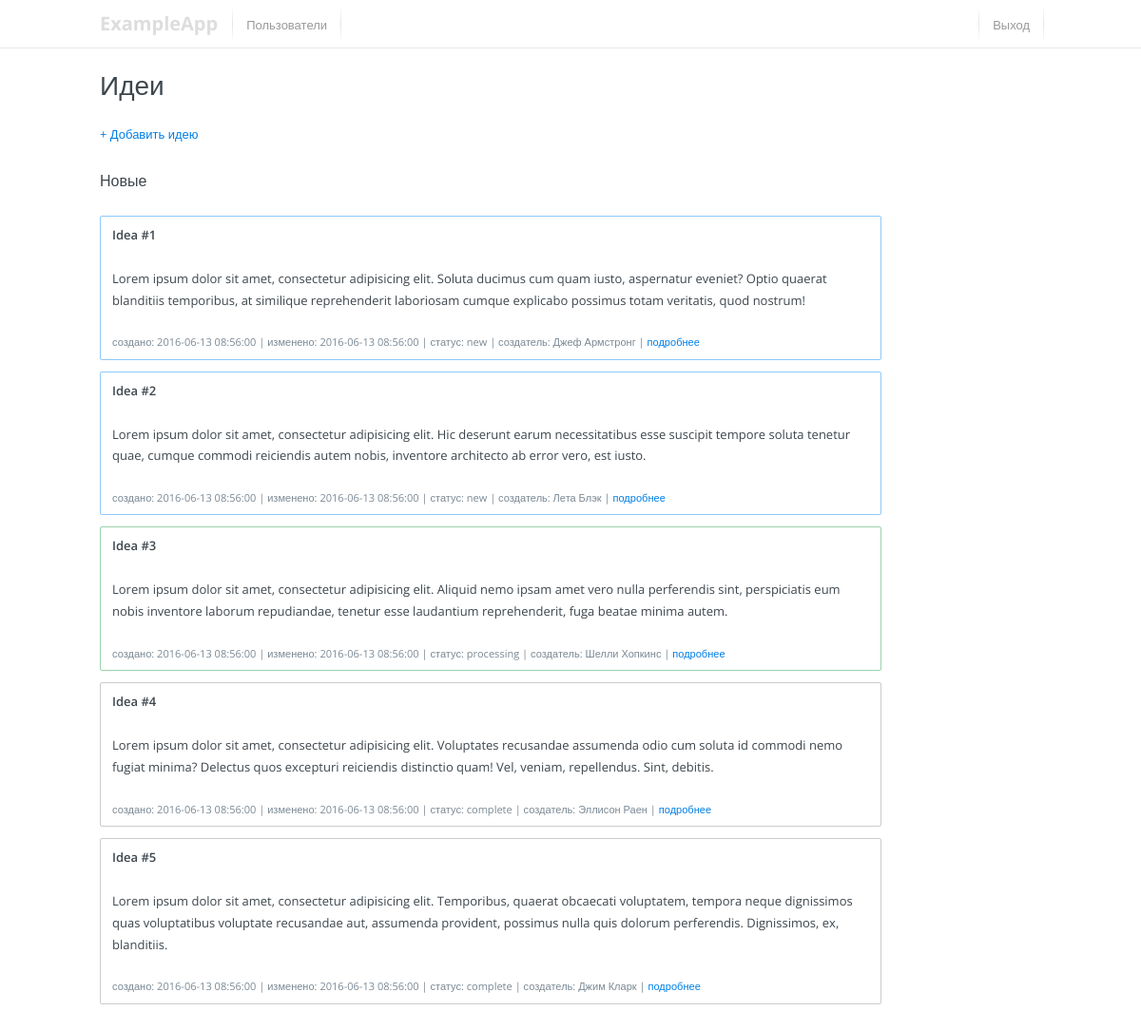
/ (signed in), run on the app's committed database.
### tables this page shows
CREATE TABLE `ideas` (
  `id` int(12) NOT NULL AUTO_INCREMENT,
  `title` varchar(256) NOT NULL,
  `content` text NOT NULL,
  `creator` int(10) NOT NULL,
  `lasteditor` int(10) NOT NULL,
  `status` enum('new', 'processing', 'complete', 'archive', 'deleted'),
  `created` datetime NOT NULL,
  `updated` datetime NOT NULL,
  PRIMARY KEY (`id`)
);

CREATE TABLE `users` (
  `id` int(10) NOT NULL AUTO_INCREMENT,
  `login` varchar(32) NOT NULL,
  `firstname` varchar(32) NOT NULL,
  `lastname` varchar(32) NOT NULL,
  `birthday` date NOT NULL,
  `email` varchar(140) NOT NULL,
  `phonenumber` varchar(32) NOT NULL,
  `status` enum('inactive','active') DEFAULT 'active',
  `type` enum('superuser', 'administrator','editor','user') NOT NULL,
  `hash` varchar(64) NOT NULL,
  `deleted` int(1) NOT NULL DEFAULT 0,
  PRIMARY KEY (`id`)
);

### sys/functions.php (called while the page is built, shortened)
<?php
function markdown($markdown) {
  static $parser = null;
  if (!$parser) {
    $parser = new ParsedownExtra();
  }
  return $parser->text($markdown);
}

### views/ideas-list.php (the view, shortened to what this page needs)
<?php
$sql = "SELECT
  ideas.id,
  ideas.title,
  ideas.content,
  ideas.creator,
  ideas.lasteditor,
  ideas.status,
  ideas.created,
  ideas.updated,
  users.firstname,
  users.lastname
  FROM ideas
  INNER JOIN users
  ON ideas.creator = users.id
  WHERE ideas.status != 'deleted' AND ideas.status != 'archive'
  ORDER BY ideas.status, ideas.updated DESC";
$result = $connect->query($sql);
$ideas = $result->fetch_all(MYSQLI_ASSOC);
include 'views/header.php'
?>
<header>
  <div class="o-wrap">
    <div class="o-grid">
      <div class="o-grid__col o-grid__col-1of-2">
        <a href="./" class="logo">ExampleApp</a>
        <nav>
          <?php if ($permissions['users:show']): ?>
            <a href="?page=users-list">Пользователи</a>
          <?php endif?>
        </nav>
      </div>
      <div class="o-grid__col o-grid__col-1of-2 u-l-fr">
        <nav>
          <a href="?page=logout">Выход</a>
        </nav>
      </div>
    </div>
  </div>
</header>
<div class="o-wrap">
  <h1>Идеи</h1>
  <div class="u-l-p">
    <a href="?page=idea-edit">+ Добавить идею</a>
  </div>
  <div class="o-grid">
    <div class="o-grid__col o-grid__col--10-of-12">
      <div class="ideas">
        <h3>Новые</h3>
        <?php if ($ideas): ?>
          <?php foreach ($ideas as $idea): ?>
            <div class="idea idea-<?php echo $idea['status'] ?>">
              <h4><?php echo $idea['title'] ?></h4>
              <p><?php echo markdown($idea['content']) ?></p>
              <div class="u-font-small u-font-meta">
                <span>создано: <?php echo $idea['created'] ?></span> |
                <span>изменено: <?php echo $idea['updated'] ?></span> |
                <span>статус: <?php echo $idea['status'] ?></span> |
                <span>создатель: <?php echo $idea['firstname'] ?> <?php echo $idea['lastname'] ?></span> |
                <a href="?page=idea-show&id=<?php echo $idea['id'] ?>">подробнее</a>
              </div>
            </div>
          <?php endforeach; ?>
        <?php else: ?>
          <h4>Нет записей :(</h4>
        <?php endif; ?>
      </div>
    </div>
  </div>
</div>
<?php include 'views/footer.php'; ?>

### sys/parsedown.php (shortened to what this page needs)
<?php
class Parsedown
{
    function text($text)
    {
        $text = str_replace(array("\r\n", "\r"), "\n", $text);
        $text = trim($text, "\n");
        $lines = explode("\n", $text);
        $markup = $this->lines($lines);
        $markup = trim($markup, "\n");
        return $markup;
    }
    protected $breaksEnabled;
    protected $unmarkedBlockTypes = array(
        'Code',
    );
    private function lines(array $lines)
    {
        $CurrentBlock = null;
        foreach ($lines as $line)
        {
            $indent = 0;
            $text = $indent > 0 ? substr($line, $indent) : $line;
            $Line = array('body' => $line, 'indent' => $indent, 'text' => $text);
            $marker = $text[0];
            $blockTypes = $this->unmarkedBlockTypes;
            if (isset($CurrentBlock) and ! isset($CurrentBlock['type']) and ! isset($CurrentBlock['interrupted']))
            {
                $CurrentBlock['element']['text'] .= "\n".$text;
            }
            else
            {
                $Blocks []= $CurrentBlock;
                $CurrentBlock = $this->paragraph($Line);
                $CurrentBlock['identified'] = true;
            }
        }
        $Blocks []= $CurrentBlock;
        unset($Blocks[0]);
        $markup = '';
        foreach ($Blocks as $Block)
        {
            $markup .= "\n";
            $markup .= isset($Block['markup']) ? $Block['markup'] : $this->element($Block['element']);
        }
        $markup .= "\n";
        return $markup;
    }
    protected function paragraph($Line)
    {
        $Block = array(
            'element' => array(
                'name' => 'p',
                'text' => $Line['text'],
                'handler' => 'line',
            ),
        );
        return $Block;
    }
    protected $InlineTypes = array(
        '"' => array('SpecialCharacter'),
        '!' => array('Image'),
        '&' => array('SpecialCharacter'),
        '*' => array('Emphasis'),
        ':' => array('Url'),
        '<' => array('UrlTag', 'EmailTag', 'Markup', 'SpecialCharacter'),
        '>' => array('SpecialCharacter'),
        '[' => array('Link'),
        '_' => array('Emphasis'),
        '`' => array('Code'),
        '~' => array('Strikethrough'),
        '\\' => array('EscapeSequence'),
    );
    protected $inlineMarkerList = '!"*_&[:<>`~\\';
    public function line($text)
    {
        $markup = '';
        while ($excerpt = strpbrk($text, $this->inlineMarkerList))
        {
            $marker = $excerpt[0];
            $markerPosition = strpos($text, $marker);
            $Excerpt = array('text' => $excerpt, 'context' => $text);
            foreach ($this->InlineTypes[$marker] as $inlineType)
            {
                $Inline = $this->{'inline'.$inlineType}($Excerpt);
                if ( ! isset($Inline))
                {
                    continue;
                }
                $unmarkedText = substr($text, 0, $Inline['position']);
                $markup .= $this->unmarkedText($unmarkedText);
                $markup .= isset($Inline['markup']) ? $Inline['markup'] : $this->element($Inline['element']);
                $text = substr($text, $Inline['position'] + $Inline['extent']);
                continue 2;
            }
            $unmarkedText = substr($text, 0, $markerPosition + 1);
            $markup .= $this->unmarkedText($unmarkedText);
            $text = substr($text, $markerPosition + 1);
        }
        $markup .= $this->unmarkedText($text);
        return $markup;
    }
    protected function unmarkedText($text)
    {
        if ($this->breaksEnabled)
        {
            $text = preg_replace('/[ ]*\n/', "<br />\n", $text);
        }
        else
        {
            $text = preg_replace('/(?:[ ][ ]+|[ ]*\\\\)\n/', "<br />\n", $text);
            $text = str_replace(" \n", "\n", $text);
        }
        return $text;
    }
    protected function element(array $Element)
    {
        $markup = '<'.$Element['name'];
        if (isset($Element['text']))
        {
            $markup .= '>';
            if (isset($Element['handler']))
            {
                $markup .= $this->{$Element['handler']}($Element['text']);
            }
            else
            {
                $markup .= $Element['text'];
            }
            $markup .= '</'.$Element['name'].'>';
        }
        else
        {
            $markup .= ' />';
        }
        return $markup;
    }
}

### assets/css/scooter.css (style rules this page uses)
p { margin-bottom: 23px; }
html, :root { box-sizing: border-box; font: 81.25%/1.75 "Open Sans", "Helvetica Neue", Arial, sans-serif; color: #3d464d; }
h1, .f-alpha { display: block; margin-bottom: 23px; font-size: 28px; font-weight: 200; line-height: 36px; }
h3, .f-gamma { display: block; margin-bottom: 23px; font-size: 16px; font-weight: 400; line-height: 28px; }
h4, .f-delta { display: block; font-size: 13px; font-weight: 600; line-height: 23px; }
a, .f-a { text-decoration: none; color: #007ee5; cursor: pointer; }
.o-wrap { display: block; max-width: 990px; margin: 0 auto; }
.o-grid { list-style: none; margin-left: -20px; }
.o-grid__col--10-of-12 { width: 83.33333%; }
.o-grid__col { box-sizing: border-box; display: inline-block; margin-right: -0.24em; min-height: 1px; padding-left: 20px; vertical-align: top; }
.u-l-mb, .u-l-p { margin-bottom: 23px !important; }
.u-l-fr { float: right !important; }
.u-font-small { font-size: 0.85em; }
.u-font-meta { color: #7b8994; }

### assets/css/style.css (style rules this page uses)
body { margin-bottom: 60px; }
header { margin-bottom: 20px; border-bottom: 1px solid rgba(37, 40, 43, 0.1); vertical-align: top; }
header .logo, header nav, header nav a { display: block; float: left; }
header .logo { font-size: 20px; color: #ddd; height: 50px; padding: 7px 15px 0 0; font-weight: bold; }
header nav a { position: relative; padding: 15px; height: 50px; color: #999; }
header nav a::before, header nav a:last-child::after { position: absolute; top: 5px; bottom: 5px; width: 1px; background: linear-gradient(rgba(0, 0, 0, 0), rgba(0, 0, 0, 0.1), rgba(0, 0, 0, 0)); content: ""; }
header nav a::before { left: 0; }
header nav a:last-child::after { right: 0; }
.ideas .idea { padding: 8px 12px; border: 1px solid #eee; border-radius: 2px; margin-bottom: 12px; }
.idea.idea-new { border-color: #8ec9f9; }
.idea.idea-processing { border-color: #9bd2ac; }
.idea.idea-complete { border-color: #cccccc; }

### data on the page
ideas: title "Idea #1", text "Lorem ipsum dolor sit amet, consectetur adipisicing elit. Soluta ducimus cum quam iusto, aspernatur eveniet? Optio quaerat blanditiis temporibus, at similique reprehenderit laboriosam cumque explicabo possimus totam veritatis, quod nostrum!", created "2016-06-13 08:56:00", updated "2016-06-13 08:56:00", status "new", users.firstname "Джеф", users.lastname "Армстронг"
ideas: title "Idea #2", text "Lorem ipsum dolor sit amet, consectetur adipisicing elit. Hic deserunt earum necessitatibus esse suscipit tempore soluta tenetur quae, cumque commodi reiciendis autem nobis, inventore architecto ab error vero, est iusto.", created "2016-06-13 08:56:00", updated "2016-06-13 08:56:00", status "new", users.firstname "Лета", users.lastname "Блэк"
ideas: title "Idea #3", text "Lorem ipsum dolor sit amet, consectetur adipisicing elit. Aliquid nemo ipsam amet vero nulla perferendis sint, perspiciatis eum nobis inventore laborum repudiandae, tenetur esse laudantium reprehenderit, fuga beatae minima autem.", created "2016-06-13 08:56:00", updated "2016-06-13 08:56:00", status "processing", users.firstname "Шелли", users.lastname "Хопкинс"
ideas: title "Idea #4", text "Lorem ipsum dolor sit amet, consectetur adipisicing elit. Voluptates recusandae assumenda odio cum soluta id commodi nemo fugiat minima? Delectus quos excepturi reiciendis distinctio quam! Vel, veniam, repellendus. Sint, debitis.", created "2016-06-13 08:56:00", updated "2016-06-13 08:56:00", status "complete", users.firstname "Эллисон", users.lastname "Раен"
ideas: title "Idea #5", text "Lorem ipsum dolor sit amet, consectetur adipisicing elit. Temporibus, quaerat obcaecati voluptatem, tempora neque dignissimos quas voluptatibus voluptate recusandae aut, assumenda provident, possimus nulla quis dolorum perferendis. Dignissimos, ex, blanditiis.", created "2016-06-13 08:56:00", updated "2016-06-13 08:56:00", status "complete", users.firstname "Джим", users.lastname "Кларк"
